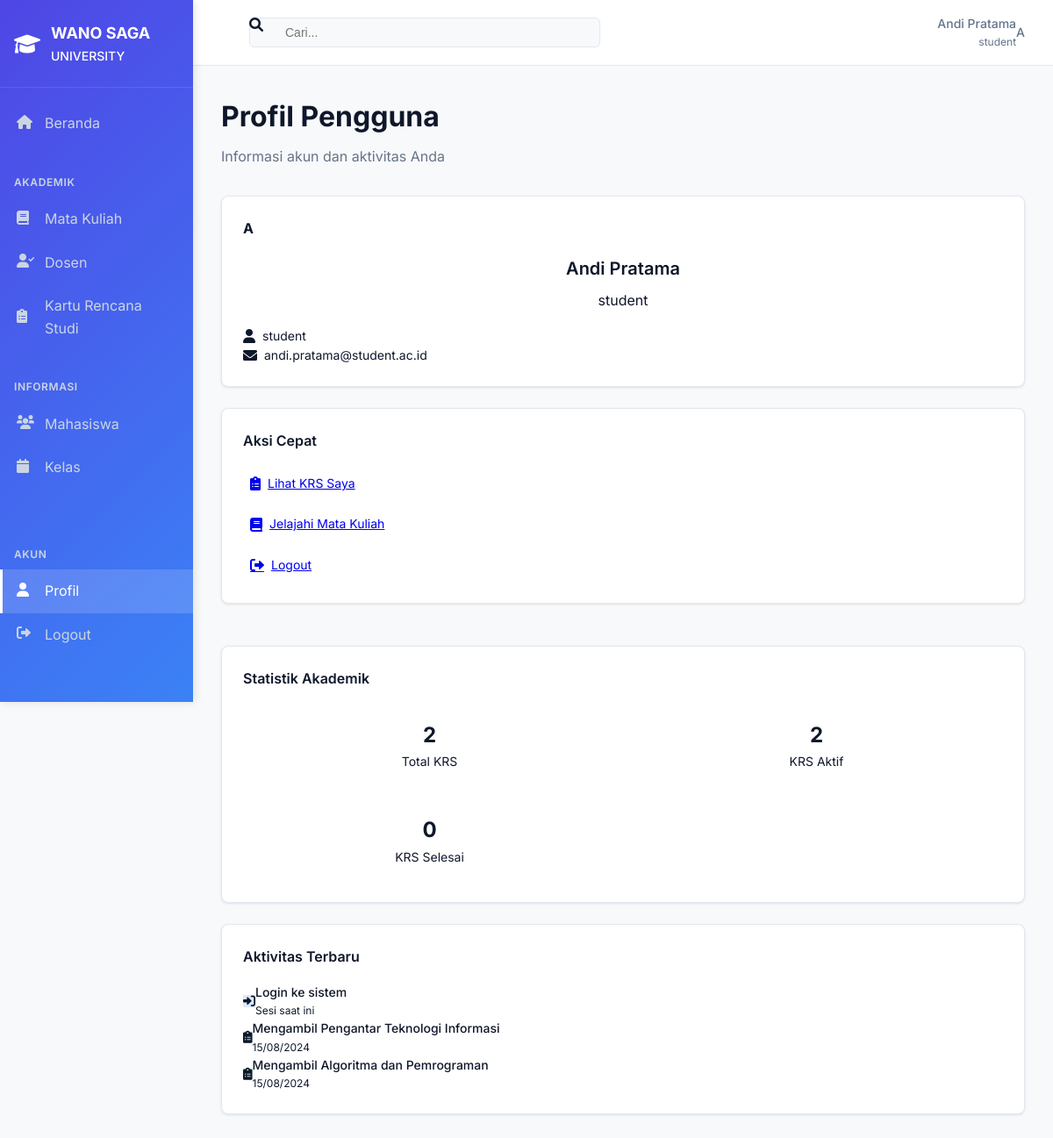
The app's page /profile.php (signed in) with its own data.
### tables this page shows
CREATE TABLE IF NOT EXISTS mahasiswa (
    id_mahasiswa INT(11) AUTO_INCREMENT PRIMARY KEY,
    nim VARCHAR(20) UNIQUE NOT NULL,
    nama VARCHAR(100) NOT NULL,
    tanggal_lahir DATE NOT NULL,
    jenis_kelamin ENUM('L', 'P') NOT NULL,
    alamat VARCHAR(255),
    nomor_telepon VARCHAR(15),
    email VARCHAR(100) UNIQUE,
    foto VARCHAR(255),
    created_at TIMESTAMP DEFAULT CURRENT_TIMESTAMP,
    updated_at TIMESTAMP DEFAULT CURRENT_TIMESTAMP ON UPDATE CURRENT_TIMESTAMP
);

CREATE TABLE IF NOT EXISTS krs (
    id_krs INT(11) AUTO_INCREMENT PRIMARY KEY,
    id_mahasiswa INT(11) NOT NULL,
    id_kelas INT(11) NOT NULL,
    tanggal_ambil DATETIME DEFAULT CURRENT_TIMESTAMP,
    nilai_angka DECIMAL(4,2) CHECK (nilai_angka >= 0 AND nilai_angka <= 4.0),
    nilai_huruf VARCHAR(2),
    status_krs ENUM('Aktif', 'Selesai', 'Batal') DEFAULT 'Aktif',
    created_at TIMESTAMP DEFAULT CURRENT_TIMESTAMP,
    updated_at TIMESTAMP DEFAULT CURRENT_TIMESTAMP ON UPDATE CURRENT_TIMESTAMP,
    FOREIGN KEY (id_mahasiswa) REFERENCES mahasiswa(id_mahasiswa) ON DELETE CASCADE,
    FOREIGN KEY (id_kelas) REFERENCES kelas(id_kelas) ON DELETE CASCADE,
    UNIQUE KEY unique_mahasiswa_kelas (id_mahasiswa, id_kelas)
);

CREATE TABLE IF NOT EXISTS mata_kuliah (
    id_matakuliah INT(11) AUTO_INCREMENT PRIMARY KEY,
    kode_matakuliah VARCHAR(10) UNIQUE NOT NULL,
    nama_matakuliah VARCHAR(100) NOT NULL,
    sks INT(2) NOT NULL CHECK (sks > 0),
    semester INT(2) NOT NULL CHECK (semester > 0),
    deskripsi TEXT,
    created_at TIMESTAMP DEFAULT CURRENT_TIMESTAMP,
    updated_at TIMESTAMP DEFAULT CURRENT_TIMESTAMP ON UPDATE CURRENT_TIMESTAMP
);

### profile.php (the view, shortened to what the rows shown need)
<?php
require_once 'config/auth.php';
require_once 'includes/functions.php';
$currentUser = $auth->getCurrentUser();
$krsSystem = new KRSSystem();
if ($currentUser['role'] === 'student') {
    $krsEntries = $krsSystem->getKRSEntries();
    $userKRS = array_filter($krsEntries, function($krs) use ($currentUser) {
        return stripos($krs['nama_mahasiswa'], $currentUser['full_name']) !== false;
    });
} else {
    $userStats = $krsSystem->getDashboardStats();
}
include 'includes/header.php';
?>
<div class="sky-fade-in">
    <div class="sky-page-header">
        <h1 class="sky-page-title">Profil Pengguna</h1>
    </div>
    <div class="grid grid-cols-1 lg:grid-cols-3 gap-6">
        <div class="lg:col-span-1">
            <div class="sky-card">
                <div class="text-center">
                    <div class="w-24 h-24 bg-gradient-to-r from-blue-500 to-purple-600 rounded-full flex items-center justify-center text-white text-3xl font-bold mx-auto mb-4">
                        <?php echo strtoupper(substr($currentUser['full_name'], 0, 1)); ?>
                    </div>
                    <h3 class="text-xl font-semibold mb-2"><?php echo htmlspecialchars($currentUser['full_name']); ?></h3>
                    <p class="text-gray-600 mb-4 capitalize"><?php echo htmlspecialchars($currentUser['role']); ?></p>
                    <div class="space-y-3 text-left">
                        <div class="flex items-center space-x-2">
                        </div>
                        <div class="flex items-center space-x-2">
                        </div>
                    </div>
                </div>
            </div>
        </div>
        <div class="lg:col-span-2">
            <div class="sky-card">
                <div class="space-y-3">
                    <?php if ($currentUser['role'] === 'student' && !empty($userKRS)): ?>
                        <?php foreach (array_slice($userKRS, 0, 3) as $krs): ?>
                        <div class="flex items-center space-x-3 p-3 bg-gray-50 rounded-lg">
                            <div class="w-8 h-8 bg-green-100 rounded-full flex items-center justify-center">
                                <i class="fas fa-clipboard-list text-green-600 text-sm"></i>
                            </div>
                            <div class="flex-1">
                                <div class="text-sm font-medium">Mengambil <?php echo htmlspecialchars($krs['nama_matakuliah']); ?></div>
                                <div class="text-xs text-gray-500"><?php echo date('d/m/Y', strtotime($krs['tanggal_ambil'])); ?></div>
                            </div>
                        </div>
                        <?php endforeach; ?>
                    <?php endif; ?>
                </div>
            </div>
        </div>
    </div>
</div>
<?php include 'includes/footer.php'; ?>

### includes/header.php (shortened to what the rows shown need)
<?php
require_once __DIR__ . '/../config/auth.php';
$currentUser = $auth->getCurrentUser();
?>
<!DOCTYPE html>
<html lang="id">
<head>
    <link href="https://cdnjs.cloudflare.com/ajax/libs/font-awesome/6.0.0/css/all.min.css" rel="stylesheet">
    <link href="assets/css/style.css" rel="stylesheet">
    <link href="assets/css/forms.css" rel="stylesheet">
</head>
<body>
    <div class="relative min-h-screen">
        <div class="sky-main-content">
            <header class="sky-header">
                <div class="sky-user-profile">
                    <div class="flex items-center space-x-3">
                        <div class="text-right">
                            <div class="font-medium text-sm"><?php echo htmlspecialchars($currentUser['full_name']); ?></div>
                            <div class="text-xs text-gray-500 capitalize"><?php echo htmlspecialchars($currentUser['role']); ?></div>
                        </div>
                        <div class="w-8 h-8 bg-gradient-to-r from-blue-500 to-purple-600 rounded-full flex items-center justify-center text-white text-sm font-medium">
                            <?php echo strtoupper(substr($currentUser['full_name'], 0, 1)); ?>
                        </div>
                    </div>
                </div>
            </header>
            <div class="sky-content-area">

### records on screen
mahasiswa: nama "Andi Pratama", nama "A"
krs: mata_kuliah.nama_matakuliah "Pengantar Teknologi Informasi", tanggal_ambil "15/08/2024"
krs: mata_kuliah.nama_matakuliah "Algoritma dan Pemrograman", tanggal_ambil "15/08/2024"

### other values on screen
$currentUser['role'] "student"
$currentUser['username'] "student"
$currentUser['email'] "andi.pratama@student.ac.id"
$userStats['total_krs'] "2"
$userStats['active_krs'] "2"
$userStats['completed_krs'] "0"
